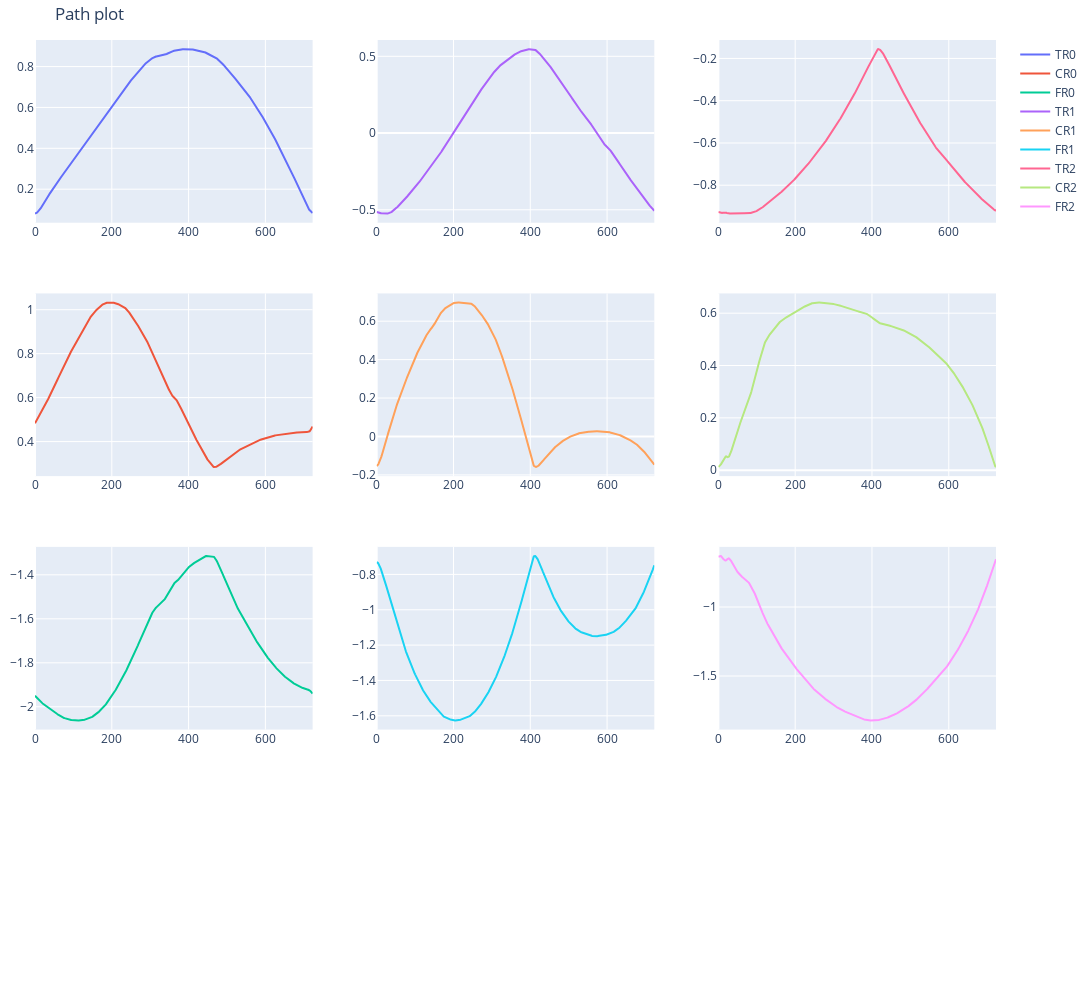

The notebook cell saved with this chart:
### Code cell
leg_0_df = pd.read_csv('include/stick_insect_path/rbfn_joint_targets_0.csv')
leg_1_df = pd.read_csv('include/stick_insect_path/rbfn_joint_targets_1_v1.csv')
leg_2_df = pd.read_csv('include/stick_insect_path/rbfn_joint_targets_2_new_v1.csv')

# leg_0_df = pd.read_csv('include/stick_insect_path/rbfn_joint_targets_withz_me_0.csv')
# leg_1_df = pd.read_csv('include/stick_insect_path/rbfn_joint_targets_withz_me_1.csv')
# leg_2_df = pd.read_csv('include/stick_insect_path/rbfn_joint_targets_withz_me_2.csv')

# leg_0_df.rename(columns={'tr': 'TR0', 'cr': 'CR0', 'fr': 'FR0', 'z': 'Z0'}, inplace=True)
# leg_1_df.rename(columns={'tr': 'TR1', 'cr': 'CR1', 'fr': 'FR1', 'z': 'Z1'}, inplace=True)
# leg_2_df.rename(columns={'tr': 'TR2', 'cr': 'CR2', 'fr': 'FR2', 'z': 'Z2'}, inplace=True)
# print(leg_0_df.columns)
# print(leg_1_df.columns)
# print(leg_2_df.columns)


# leg_0_df['TR0'] = rotate_cyclic(leg_0_df, 'TR0', 250)
# leg_0_df['CR0'] = rotate_cyclic(leg_0_df, 'CR0', 250)
# leg_0_df['FR0'] = rotate_cyclic(leg_0_df, 'FR0', 250)

# leg_1_df['TR1'] = rotate_cyclic(leg_1_df, 'TR1', 300)
# leg_1_df['CR1'] = rotate_cyclic(leg_1_df, 'CR1', 300)
# leg_1_df['FR1'] = rotate_cyclic(leg_1_df, 'FR1', 300)

# leg_2_df['TR2'] = rotate_cyclic(leg_2_df, 'TR2', 300)
# leg_2_df['CR2'] = rotate_cyclic(leg_2_df, 'CR2', 300)
# leg_2_df['FR2'] = rotate_cyclic(leg_2_df, 'FR2', 300)


fig = go.Figure()
fig = make_subplots(rows=4, cols=3, shared_xaxes=False)
fig.update_layout(height=1000, width=1100, title="Path plot")
fig.update_layout(margin=dict(l=10, r=10, t=40, b=10))  # Reduce margins

fig.add_trace(go.Scatter( y=leg_0_df['TR0'], mode='lines', name=f'TR0'), row=1, col=1)
fig.add_trace(go.Scatter( y=leg_0_df['CR0'], mode='lines', name=f'CR0'), row=2, col=1)
fig.add_trace(go.Scatter( y=leg_0_df['FR0'], mode='lines', name=f'FR0'), row=3, col=1)
# fig.add_trace(go.Scatter( y=leg_0_df['Z0'], mode='lines', name=f'Z0'), row=4, col=1)

fig.add_trace(go.Scatter( y=leg_1_df['TR1'], mode='lines', name=f'TR1'), row=1, col=2)
fig.add_trace(go.Scatter( y=leg_1_df['CR1'], mode='lines', name=f'CR1'), row=2, col=2)
fig.add_trace(go.Scatter( y=leg_1_df['FR1'], mode='lines', name=f'FR1'), row=3, col=2)
# fig.add_trace(go.Scatter( y=leg_1_df['Z1'], mode='lines', name=f'Z1'), row=4, col=2)

fig.add_trace(go.Scatter( y=leg_2_df['TR2'], mode='lines', name=f'TR2'), row=1, col=3)
fig.add_trace(go.Scatter( y=leg_2_df['CR2'], mode='lines', name=f'CR2'), row=2, col=3)
fig.add_trace(go.Scatter( y=leg_2_df['FR2'], mode='lines', name=f'FR2'), row=3, col=3)
# fig.add_trace(go.Scatter( y=leg_2_df['Z2'], mode='lines', name=f'Z2'), row=4, col=3)

### Figure 1 — Plotly figure (JSON) as saved in the notebook; plotly's stock layout.template omitted (floating-point values rounded to 4 significant figures; data arrays with more than 128 entries replaced by an {"elided": "..."} marker saying what was removed)
{"data": [{"mode": "lines", "name": "TR0", "type": "scatter", "xaxis": "x", "y": {"elided": "724 float values"}, "yaxis": "y"}, {"mode": "lines", "name": "CR0", "type": "scatter", "xaxis": "x4", "y": {"elided": "724 float values"}, "yaxis": "y4"}, {"mode": "lines", "name": "FR0", "type": "scatter", "xaxis": "x7", "y": {"elided": "724 float values"}, "yaxis": "y7"}, {"mode": "lines", "name": "TR1", "type": "scatter", "xaxis": "x2", "y": {"elided": "724 float values"}, "yaxis": "y2"}, {"mode": "lines", "name": "CR1", "type": "scatter", "xaxis": "x5", "y": {"elided": "724 float values"}, "yaxis": "y5"}, {"mode": "lines", "name": "FR1", "type": "scatter", "xaxis": "x8", "y": {"elided": "724 float values"}, "yaxis": "y8"}, {"mode": "lines", "name": "TR2", "type": "scatter", "xaxis": "x3", "y": {"elided": "724 float values"}, "yaxis": "y3"}, {"mode": "lines", "name": "CR2", "type": "scatter", "xaxis": "x6", "y": {"elided": "724 float values"}, "yaxis": "y6"}, {"mode": "lines", "name": "FR2", "type": "scatter", "xaxis": "x9", "y": {"elided": "724 float values"}, "yaxis": "y9"}], "layout": {"height": 1000, "margin": {"b": 10, "l": 10, "r": 10, "t": 40}, "title": {"text": "Path plot"}, "width": 1100, "xaxis": {"anchor": "y", "domain": [0, 0.2889]}, "xaxis10": {"anchor": "y10", "domain": [0, 0.2889]}, "xaxis11": {"anchor": "y11", "domain": [0.3556, 0.6444]}, "xaxis12": {"anchor": "y12", "domain": [0.7111, 1]}, "xaxis2": {"anchor": "y2", "domain": [0.3556, 0.6444]}, "xaxis3": {"anchor": "y3", "domain": [0.7111, 1]}, "xaxis4": {"anchor": "y4", "domain": [0, 0.2889]}, "xaxis5": {"anchor": "y5", "domain": [0.3556, 0.6444]}, "xaxis6": {"anchor": "y6", "domain": [0.7111, 1]}, "xaxis7": {"anchor": "y7", "domain": [0, 0.2889]}, "xaxis8": {"anchor": "y8", "domain": [0.3556, 0.6444]}, "xaxis9": {"anchor": "y9", "domain": [0.7111, 1]}, "yaxis": {"anchor": "x", "domain": [0.8063, 1]}, "yaxis10": {"anchor": "x10", "domain": [0, 0.1938]}, "yaxis11": {"anchor": "x11", "domain": [0, 0.1938]}, "yaxis12": {"anchor": "x12", "domain": [0, 0.1938]}, "yaxis2": {"anchor": "x2", "domain": [0.8063, 1]}, "yaxis3": {"anchor": "x3", "domain": [0.8063, 1]}, "yaxis4": {"anchor": "x4", "domain": [0.5375, 0.7312]}, "yaxis5": {"anchor": "x5", "domain": [0.5375, 0.7312]}, "yaxis6": {"anchor": "x6", "domain": [0.5375, 0.7312]}, "yaxis7": {"anchor": "x7", "domain": [0.2687, 0.4625]}, "yaxis8": {"anchor": "x8", "domain": [0.2687, 0.4625]}, "yaxis9": {"anchor": "x9", "domain": [0.2687, 0.4625]}}}
